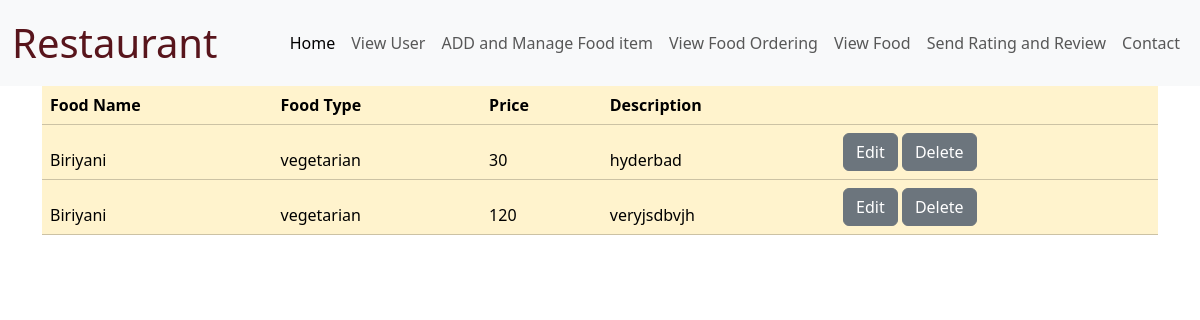
The app's page /foodview, older data.
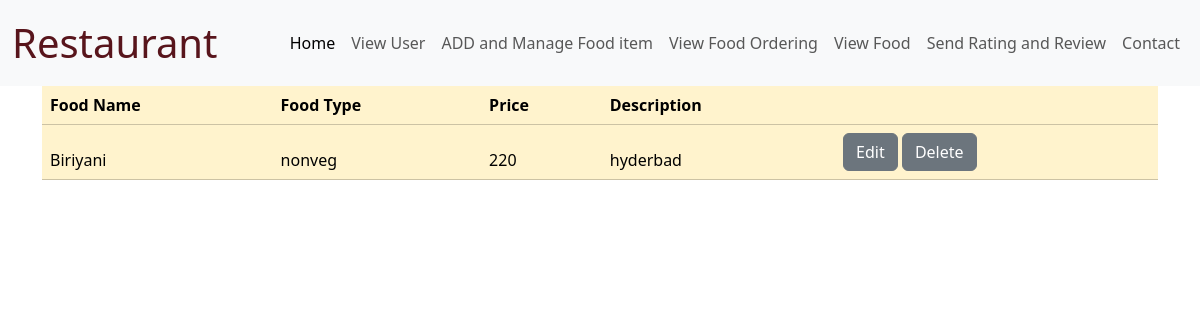
The same page, newer data.
### world_wallet_expence_app/models.py (models this page shows)
class FoodmenuTable(models.Model):
     RESTAURANTID=models.ForeignKey(RestaurantTable, on_delete=models.CASCADE)
     foodname=models.CharField(max_length=20, null=True,blank=True)
     foodtype=models.CharField(max_length=20, null=True,blank=True)
     description=models.CharField(max_length=100, null=True,blank=True)
     price=models.CharField(max_length=20, null=True,blank=True)

### world_wallet_expence_app/views.py (the view)
# urls.py: path('foodview',Foodview.as_view(),name='foodview'),
class Foodview(View):
    def get(self,request):
        obj=FoodmenuTable.objects.all()
        return render(request,"RESTAURANT/foodview.html",{'val':obj})

### templates/RESTAURANT/foodview.html (shortened to what this page needs)
{% load static %}
<html lang="en">
<head>
    <link href="https://cdn.jsdelivr.net/npm/bootstrap@5.3.3/dist/css/bootstrap.min.css" rel="stylesheet">
   <body>
    <nav class="navbar navbar-expand-lg bg-body-tertiary">
      <div class="container-fluid">
        <a class="navbar-brand fs-1 text-danger-emphasis" href="#">Restaurant</a>
        <div class="collapse navbar-collapse" id="navbarSupportedContent">
          <ul class="navbar-nav ms-auto mb-2 mb-lg-0">
            <li class="nav-item">
              <a class="nav-link active" aria-current="page" href="/HomeRS">Home</a>
            </li>
            <li class="nav-item">
              <a class="nav-link" href="/viewuser">View User</a>
            </li>
            <li class="nav-item">
              <a class="nav-link" href="/Add">ADD and Manage Food item</a>
            </li>
            <li class="nav-item">
              <a class="nav-link " href="/viewfood">View Food Ordering</a>
            </li>
            <li class="nav-item">
              <a class="nav-link " href="/foodview">View Food </a>
            </li>
            <li class="nav-item">
              <a class="nav-link" href="/Resreview">Send Rating and Review</a>
            </li>
            <li class="nav-item">
              <a class="nav-link" href="#">Contact</a>
            </li>
          </ul>
        </div>
      </div>
    </nav>
    <div class="container">
        <table class="table table-warning">
            <thead>
              <tr>
                <th scope="col">Food Name</th>
                <th scope="col">Food Type</th>
                <th scope="col">Price</th>
                <th scope="col">Description</th>
                <th colspan="2"></th>
               {%for i in val%}
              <tr>
                <td>{{i.foodname}}</td>
                <td>{{i.foodtype}}</td>
                <td>{{i.price}}</td>
                <td>{{i.description}}</td>
                <td>
                    <a href="foodedit/{{i.id}}"  button type="button" class="btn btn-secondary" data-bs-dismiss="modal">Edit</button>
               </a>
               <a href="Deletefood/{{i.id}}" button type="button" class="btn btn-secondary" data-bs-dismiss="modal">Delete</button> </a> </td>
            </tr>
             {%endfor%}
          </table>
        </div>
    </body>
    </html>

Row changes from the older to the newer data that the page shows:
removed FoodmenuTable: foodname "Biriyani", foodtype "vegetarian", price "30", description "hyderbad"
removed FoodmenuTable: foodname "Biriyani", foodtype "vegetarian", price "120", description "veryjsdbvjh"
added FoodmenuTable: foodname "Biriyani", foodtype "nonveg", price "220", description "hyderbad"
